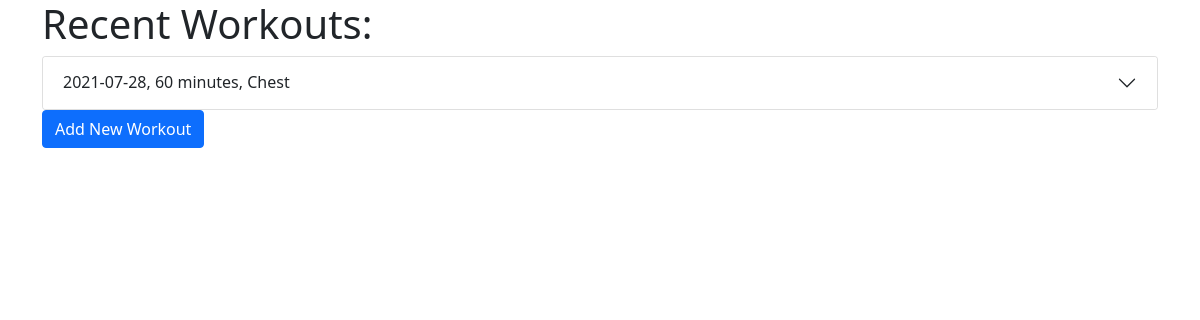
The app's page /, older data.
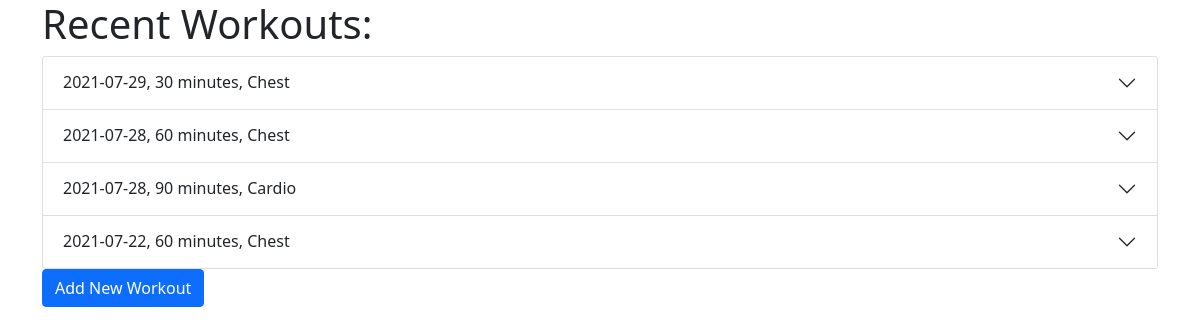
The same page, newer data.
### Tracker/models.py (models this page shows)
class Workout(models.Model):
    TIME_CHOICES = [
        (10, "10"),
        (20, "20"),
        (30, "30"),
        (40, "40"),
        (50, "50"),
        (60, "60"),
        (70, "70"),
        (80, "80"),
        (90, "90"),
        (100, "100"),
        (110, "110"),
        (120, "120"),
    ]
    MUSCLE_CHOICES = [
        ("chest", "Chest"),
        ("back", "Back"),
        ("legs", "Legs"),
        ("shoulders", "Shoulders"),
        ("biceps", "Biceps"),
        ("triceps", "Triceps"),
        ("abs", "Abs"),
        ("cardio", "Cardio"),
    ]
    workout_date = models.DateField("Workout Date", default=date.today)
    workout_time = models.PositiveIntegerField("Workout Duration", default=60, choices=TIME_CHOICES)
    muscle_group = models.TextField("Muscle Group", choices=MUSCLE_CHOICES)
    def __str__(self):
        return ("{date}, {duration} minutes, {group}".format(date=str(self.workout_date), duration=str(self.workout_time), group=str(self.muscle_group).capitalize()))

### Tracker/views.py (the view)
# urls.py: path('', views.HomeView, name="home"),
def HomeView(request):
    recent_workout_list = Workout.objects.order_by('-workout_date')[:5]
    return render(request, 'Tracker/home.html', {'recent_workout_list':recent_workout_list})

### Tracker/templates/Tracker/home.html (shortened to what this page needs)
{% extends "Tracker/base.html" %}
{% block content %}
<h1>
</h1>
<div class="accordion" id="accordionExample">
    {% for workout in recent_workout_list %}
  <div class="accordion-item">
    <h2 class="accordion-header" id="heading{{ forloop.counter }}">
      <button class="accordion-button collapsed" type="button" data-bs-toggle="collapse" data-bs-target="#collapse{{ forloop.counter }}" aria-expanded="false" aria-controls="collapse{{ forloop.counter }}">
        {{ workout }}
      </button>
    </h2>
  </div>
    {% endfor %}
</div>
<button type="button" class="btn btn-primary" onclick="location.href={% url 'Tracker:add_workout' %};">
    Add New Workout
</button>
{% endblock %}

### Tracker/templates/Tracker/base.html (shortened to what this page needs)
{% load static %}
<!doctype html>
<html lang="en">
  <head>
    <link href="https://cdn.jsdelivr.net/npm/bootstrap@5.0.2/dist/css/bootstrap.min.css" rel="stylesheet">
  </head>
<body>
    <div class="container">
        {% block content %}{% endblock %}
    </div>
</body>
</html>

Row changes from the older to the newer data that the page shows:
added Workout: workout_date+workout_time+muscle_group "2021-07-29, 30 minutes, Chest"
added Workout: workout_date+workout_time+muscle_group "2021-07-28, 90 minutes, Cardio"
added Workout: workout_date+workout_time+muscle_group "2021-07-22, 60 minutes, Chest"
